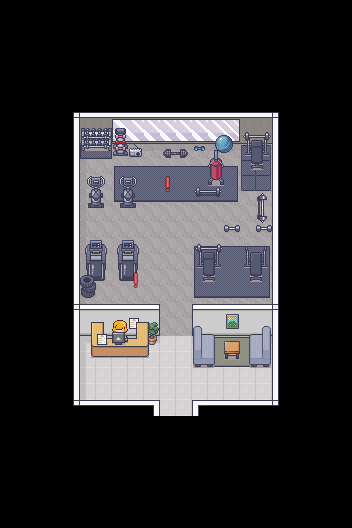

Rendered tile map (Tiled .tmx) drawn with the repository's tilesets; below, a short description and the map source with its tile grids summarised:
An orthogonal 22x33 tile map with 16x16 px tiles, 5 tile layers (Tile Layer 1, walls, objects-lower, objects, ...), 1 hidden layer not drawn, 6 tilesets and 4 objects (lift some weights, do some cardio, spawnpoint, transition).

<map version="1.10" tiledversion="1.10.2" orientation="orthogonal" renderorder="right-down" width="22" height="33" tilewidth="16" tileheight="16" infinite="0" nextlayerid="12" nextobjectid="7">
 <tileset firstgid="1" name="Room_Builder_16x16" tilewidth="16" tileheight="16" tilecount="8284" columns="76">
  <image source="Room_Builder_16x16.png" trans="000000" width="1216" height="1744" />
  <tile id="392">
   <properties>
    <property name="transition" value="maps/map2/map2.tmx" />
   </properties>
  </tile>
  <tile id="623">
   <properties>
    <property name="blocked" value="" />
   </properties>
  </tile>
 </tileset>
 <tileset firstgid="8285" name="8_Gym_16x16" tilewidth="16" tileheight="16" tilecount="528" columns="16">
  <image source="8_Gym_16x16.png" trans="000000" width="256" height="528" />
 </tileset>
 <tileset firstgid="8813" name="2_LivingRoom_16x16" tilewidth="16" tileheight="16" tilecount="720" columns="16">
  <image source="2_LivingRoom_16x16.png" trans="000000" width="256" height="720" />
  <tile id="378">
   <properties>
    <property name="activity" value="Relax,Gym" />
   </properties>
  </tile>
 </tileset>
 <tileset firstgid="9533" name="5_Classroom_and_library_16x16" tilewidth="16" tileheight="16" tilecount="544" columns="16">
  <image source="5_Classroom_and_library_16x16.png" trans="000000" width="256" height="544" />
 </tileset>
 <tileset firstgid="10077" name="4_Bedroom_16x16" tilewidth="16" tileheight="16" tilecount="1712" columns="16">
  <image source="4_Bedroom_16x16.png" trans="000000" width="256" height="1712" />
 </tileset>
 <tileset firstgid="11789" name="activity marker" tilewidth="16" tileheight="16" tilecount="1" columns="1">
  <image source="oie_1512512TG0HYYOf.png" width="16" height="16" />
 </tileset>
 <layer id="8" name="collisions" width="22" height="33" visible="0">
  <data>[726 cells, 574 non-empty, 3 distinct tile ids]</data>
 </layer>
 <layer id="1" name="Tile Layer 1" width="22" height="33">
  <data>[726 cells, 173 non-empty, 8 distinct tile ids]</data>
 </layer>
 <layer id="3" name="walls" width="22" height="33">
  <data>[726 cells, 96 non-empty, 21 distinct tile ids]</data>
 </layer>
 <layer id="6" name="objects-lower" width="22" height="33">
  <data>[726 cells, 50 non-empty, 31 distinct tile ids]</data>
 </layer>
 <layer id="4" name="objects" width="22" height="33">
  <data>[726 cells, 97 non-empty, 69 distinct tile ids]</data>
 </layer>
 <layer id="5" name="objects-higher" width="22" height="33">
  <data>[726 cells, 37 non-empty, 36 distinct tile ids]</data>
 </layer>
 <objectgroup id="9" name="activities">
  <object id="1" name="lift some weights" x="147.506" y="170.738" width="39.3212" height="27.669">
   <properties>
    <property name="activity_achievements" value="FITNESS_FANATIC,WELL_ROUNDED" />
    <property name="activity_str" value="do some cardio" />
    <property name="activity_time" type="int" value="2" />
    <property name="activity_type" value="relax" />
    <property name="change_stats" value="0.3,0.2" />
    <property name="is_activity" type="bool" value="true" />
   </properties>
  </object>
  <object id="2" name="do some cardio" x="114" y="256.376" width="32.9145" height="40.7938">
   <properties>
    <property name="activity_achievements" value="FITNESS_FANATIC,WELL_ROUNDED" />
    <property name="activity_str" value="do some cardio" />
    <property name="activity_time" type="int" value="1" />
    <property name="activity_type" value="relax" />
    <property name="change_stats" value="0.2,0.2" />
    <property name="is_activity" type="bool" value="true" />
   </properties>
  </object>
 </objectgroup>
 <objectgroup id="10" name="spawnpoint">
  <object id="5" name="spawnpoint" x="117.37" y="366.761" width="2" height="2">
   <properties>
    <property name="spawnpoint" type="bool" value="true" />
   </properties>
  </object>
 </objectgroup>
 <objectgroup id="11" name="spawnpoints">
  <object id="6" name="transition" x="159.006" y="389.327" width="34.1612" height="26.028">
   <properties>
    <property name="map_id" value="NEW_WORLD" />
    <property name="spawnpoint" value="73Hndnk" />
   </properties>
  </object>
 </objectgroup>
</map>
